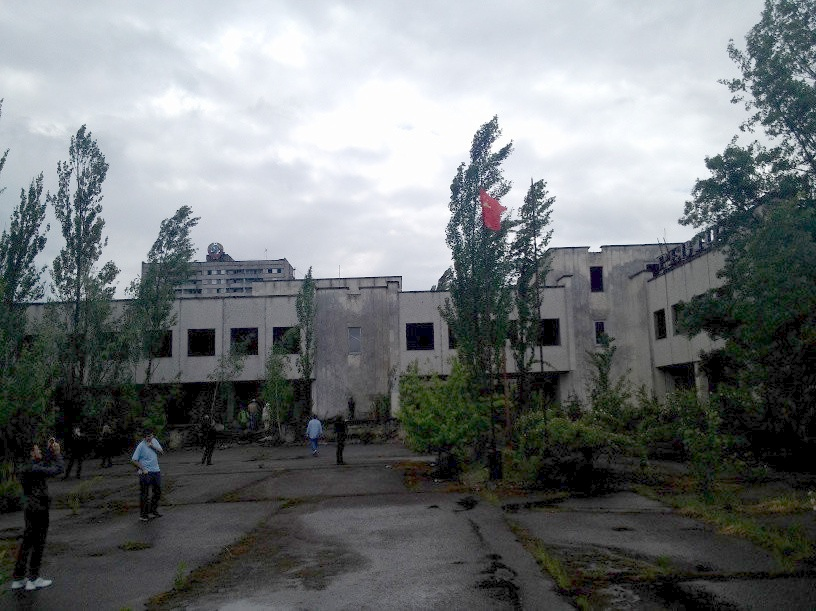
#> input picture Gamma_Corrected.jpg, 816 x 611 px, given in place of the camera
$ jupyter execute '42 - Camshift Object Traction.ipynb'
#> lines starting #> are read from the running program, lines starting #| are printed output that depends on the picture; after the words box and inside, x2 and y2 are one past the last pixel; in counts of white or black regions, pixels touching at a corner belong together
[cell 1]
import numpy as np
import cv2

# Initialize webcam
cap = cv2.VideoCapture(0)

# take first frame of the video
ret, frame = cap.read()
#> frame is the input picture: shape (611, 816, 3); mean B, G, R 120.2, 118.7, 114.2

# setup default location of window
r, h, c, w = 240, 100, 400, 160
track_window = (c, r, w, h)

# Crop region of interest for tracking
roi = frame[r:r+h, c:c+w]
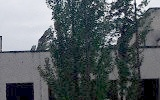
#> roi: shape (100, 160, 3); mean B, G, R 99.7, 95.7, 88.1

# Convert cropped window to HSV color space
hsv_roi =  cv2.cvtColor(roi, cv2.COLOR_BGR2HSV)
#> hsv_roi: shape (100, 160, 3); mean H, S, V 100.3, 58, 100.6

# Create a mask between the HSV bounds
lower_purple = np.array([110,60,60])
upper_purple = np.array([130,255,255])
mask = cv2.inRange(hsv_roi, lower_purple, upper_purple)
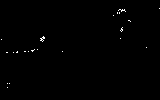
#> mask: shape (100, 160); 0.39% white in thin lines or dots, all inside (x1, y1, x2, y2) = (1, 8, 160, 88)

# Obtain the color histogram of the ROI
roi_hist = cv2.calcHist([hsv_roi], [0], mask, [180], [0,180])
#> roi_hist = 180 values, max 24 at index 111, min 0 at index 0, mean 0.35

# Normalize values to lie between the range 0, 255
cv2.normalize(roi_hist, roi_hist, 0, 255, cv2.NORM_MINMAX)

# Setup the termination criteria
# We stop calculating the centroid shift after ten iterations
# or if the centroid has moved at least 1 pixel
term_crit = ( cv2.TERM_CRITERIA_EPS | cv2.TERM_CRITERIA_COUNT, 10, 1 )

while True:

    # Read webcam frame
    ret, frame = cap.read()

    if ret == True:
        # Convert to HSV
        hsv = cv2.cvtColor(frame, cv2.COLOR_BGR2HSV)
#> hsv: shape (611, 816, 3); mean H, S, V 77.5, 37.6, 122.8

        # Calculate the histogram back projection
        # Each pixel's value is it's probability
        dst = cv2.calcBackProject([hsv],[0],roi_hist,[0,180],1)
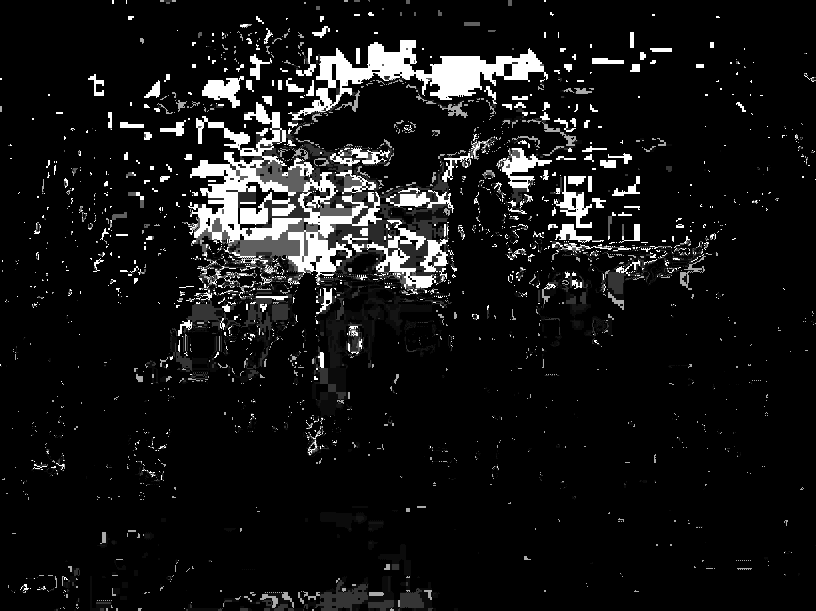
#> dst: shape (611, 816); min 0, max 255, mean 20.5

        # apply Camshift to get the new location
        ret, track_window = cv2.CamShift(dst, track_window, term_crit)
#> ret = ((341, 229.5), (120.8, 209.2), 99.33); track_window = (237, 169, 208, 121)

        # Draw it on image
        # We use polylines to represent Adaptive box
        pts = cv2.boxPoints(ret)
#> pts = [[247.6, 152.9], [454, 186.9], [434.4, 306.1], [228, 272.1]]
        pts = np.int0(pts)
#> pts = [[247, 152], [454, 186], [434, 306], [227, 272]]
        img2 = cv2.polylines(frame,[pts],True, 255,2)

        cv2.imshow('Camshift Tracking', img2)

        if cv2.waitKey(1) == 13: #13 is the Enter Key
#> (key Esc is pressed here)
            break

    else:
        break

cv2.destroyAllWindows()
cap.release()

$ run again, on Tobago_CLAHE_applied.jpg
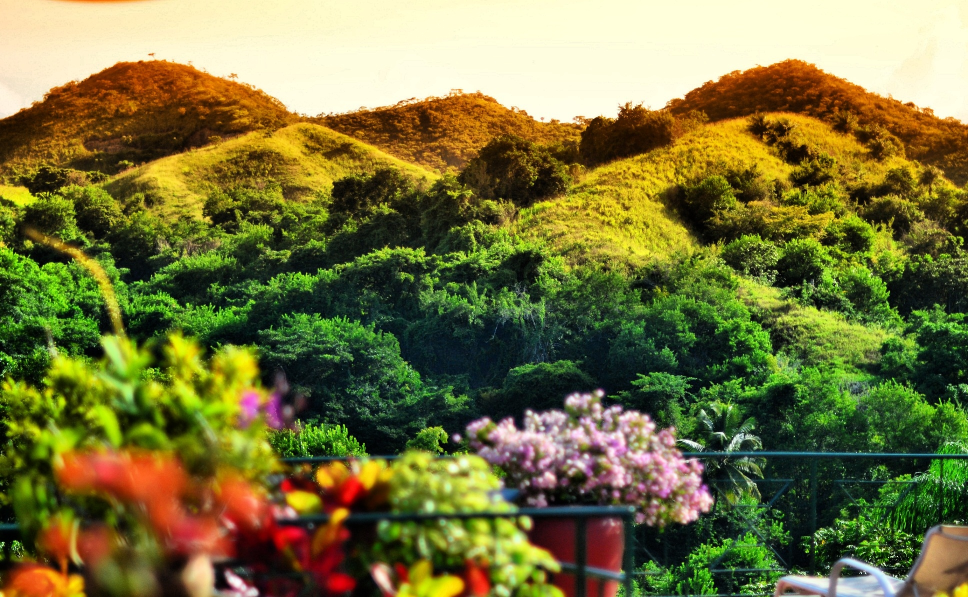
#> input picture Tobago_CLAHE_applied.jpg, 1936 x 1194 px, given in place of the camera (shown at 1/2 size)
#> frame is the input picture: shape (1194, 1936, 3); mean B, G, R 61.3, 115.7, 118.4
#> `roi = frame[r:r+h, c:c+w]`:
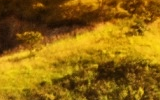
#> roi: shape (100, 160, 3); mean B, G, R 14.8, 102.9, 143.7
#> hsv_roi: shape (100, 160, 3); mean H, S, V 19.3, 229.1, 143.7
#> mask: shape (100, 160); every value is 0
#> roi_hist = 180 values from 0 to 0
#> hsv: shape (1194, 1936, 3); mean H, S, V 44.3, 159.4, 132.3
#> dst: shape (1194, 1936); every value is 0
#> ret = ((0, 0), (0, 0), 0); track_window = (390, 230, 180, 120)
#> pts = [[0, 0], [0, 0], [0, 0], [0, 0]]
